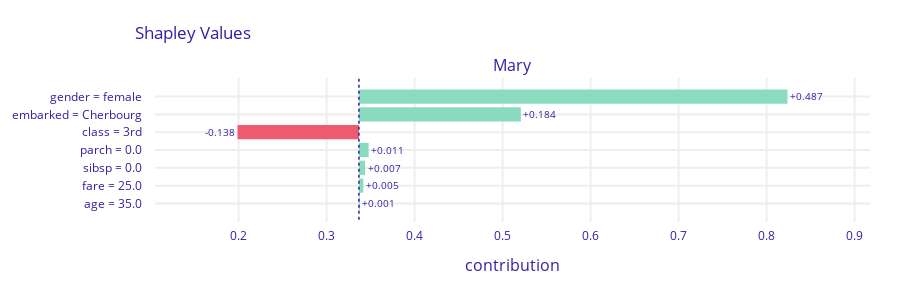

Source (notebook cell):
### Markdown cell above
Shapely values for Mary's predictions

### Code cell
sh_mary = exp.predict_parts(mary, type='shap', B = 10, label=mary.index[0])
sh_mary.plot()

### Figure 1 — Plotly figure (JSON) as saved in the notebook; plotly's stock layout.template omitted (floating-point values rounded to 4 significant figures)
{"data": [{"base": 0.3367, "hoverinfo": "text", "hoverlabel": {"bgcolor": "rgba(0,0,0,0.8)"}, "hovertext": ["Average response: 0.337<br>Prediction: 0.893<br>gender = female<br>increases average response <br>by 0.487", "Average response: 0.337<br>Prediction: 0.893<br>embarked = Cherbourg<br>increases average response <br>by 0.184", "Average response: 0.337<br>Prediction: 0.893<br>class = 3rd<br>decreases average response <br>by 0.138", "Average response: 0.337<br>Prediction: 0.893<br>parch = 0.0<br>increases average response <br>by 0.011", "Average response: 0.337<br>Prediction: 0.893<br>sibsp = 0.0<br>increases average response <br>by 0.007", "Average response: 0.337<br>Prediction: 0.893<br>fare = 25.0<br>increases average response <br>by 0.005", "Average response: 0.337<br>Prediction: 0.893<br>age = 35.0<br>increases average response <br>by 0.001"], "marker": {"color": ["#8bdcbe", "#8bdcbe", "#f05a71", "#8bdcbe", "#8bdcbe", "#8bdcbe", "#8bdcbe"]}, "orientation": "h", "showlegend": false, "text": ["+0.487", "+0.184", "-0.138", "+0.011", "+0.007", "+0.005", "+0.001"], "textposition": "outside", "type": "bar", "x": [0.487, 0.184, -0.138, 0.011, 0.007, 0.005, 0.001], "xaxis": "x", "y": ["gender = female", "embarked = Cherbourg", "class = 3rd", "parch = 0.0", "sibsp = 0.0", "fare = 25.0", "age = 35.0"], "yaxis": "y"}], "layout": {"annotations": [{"font": {"size": 16}, "showarrow": false, "text": "Mary", "x": 0.5, "xanchor": "center", "xref": "paper", "y": 1, "yanchor": "bottom", "yref": "paper"}, {"font": {"size": 16}, "showarrow": false, "text": "contribution", "x": 0.5, "xanchor": "center", "xref": "paper", "y": 0, "yanchor": "top", "yref": "paper", "yshift": -30}], "font": {"color": "#371ea3"}, "height": 293, "margin": {"b": 71, "r": 30, "t": 78}, "shapes": [{"line": {"color": "#371ea3", "dash": "dot", "width": 1.5}, "type": "line", "x0": 0.3367, "x1": 0.3367, "xref": "x", "y0": -1, "y1": 7, "yref": "y"}], "title": {"text": "Shapley Values", "x": 0.15}, "xaxis": {"anchor": "y", "automargin": true, "domain": [0, 1], "fixedrange": true, "gridwidth": 2, "range": [0.105, 0.9175], "tickcolor": "white", "ticklen": 3, "ticks": "outside", "type": "linear", "zeroline": false}, "yaxis": {"anchor": "x", "automargin": true, "autorange": "reversed", "domain": [0, 1], "fixedrange": true, "gridwidth": 2, "tickcolor": "white", "ticklen": 10, "ticks": "outside", "type": "category"}}}
